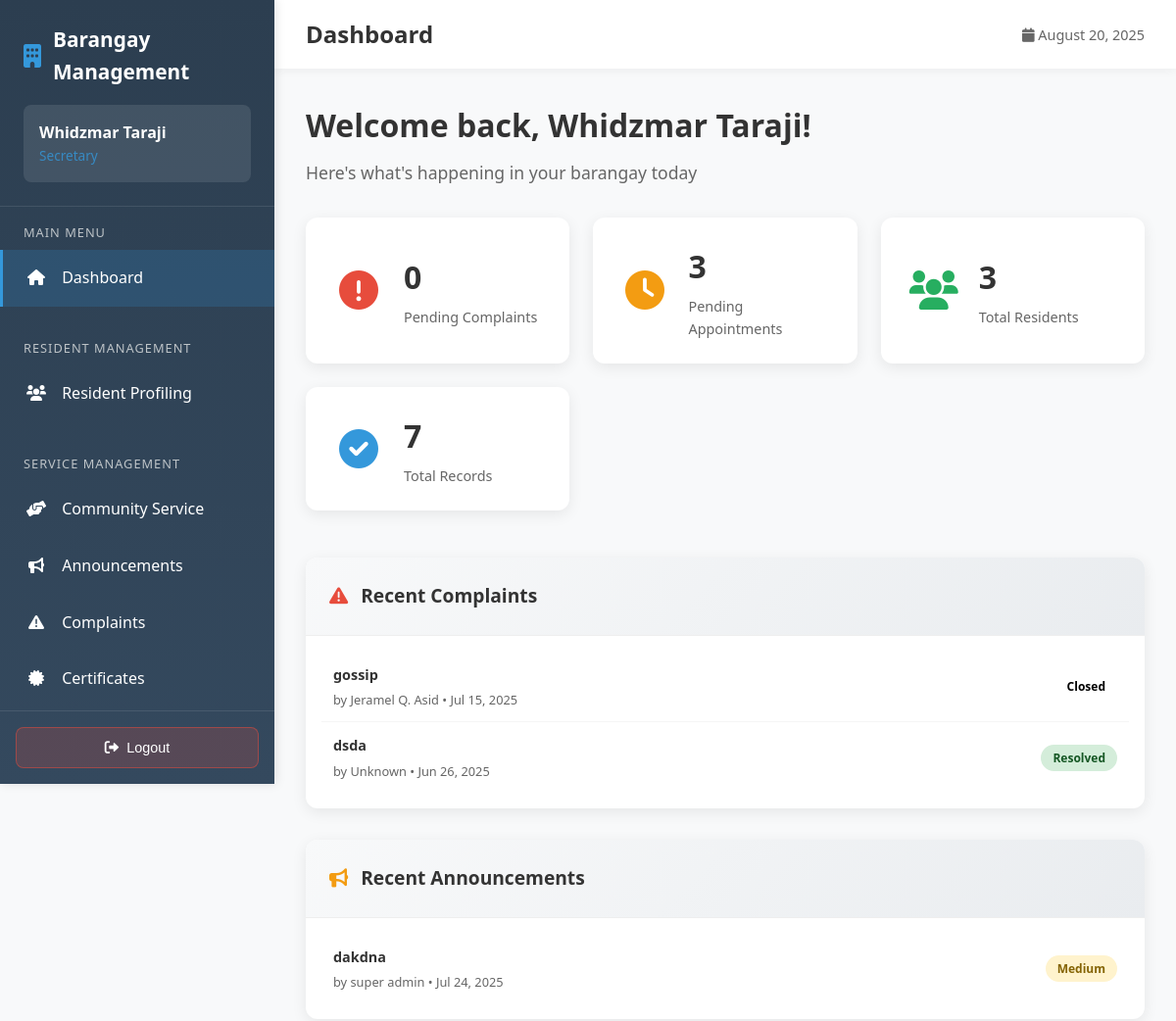
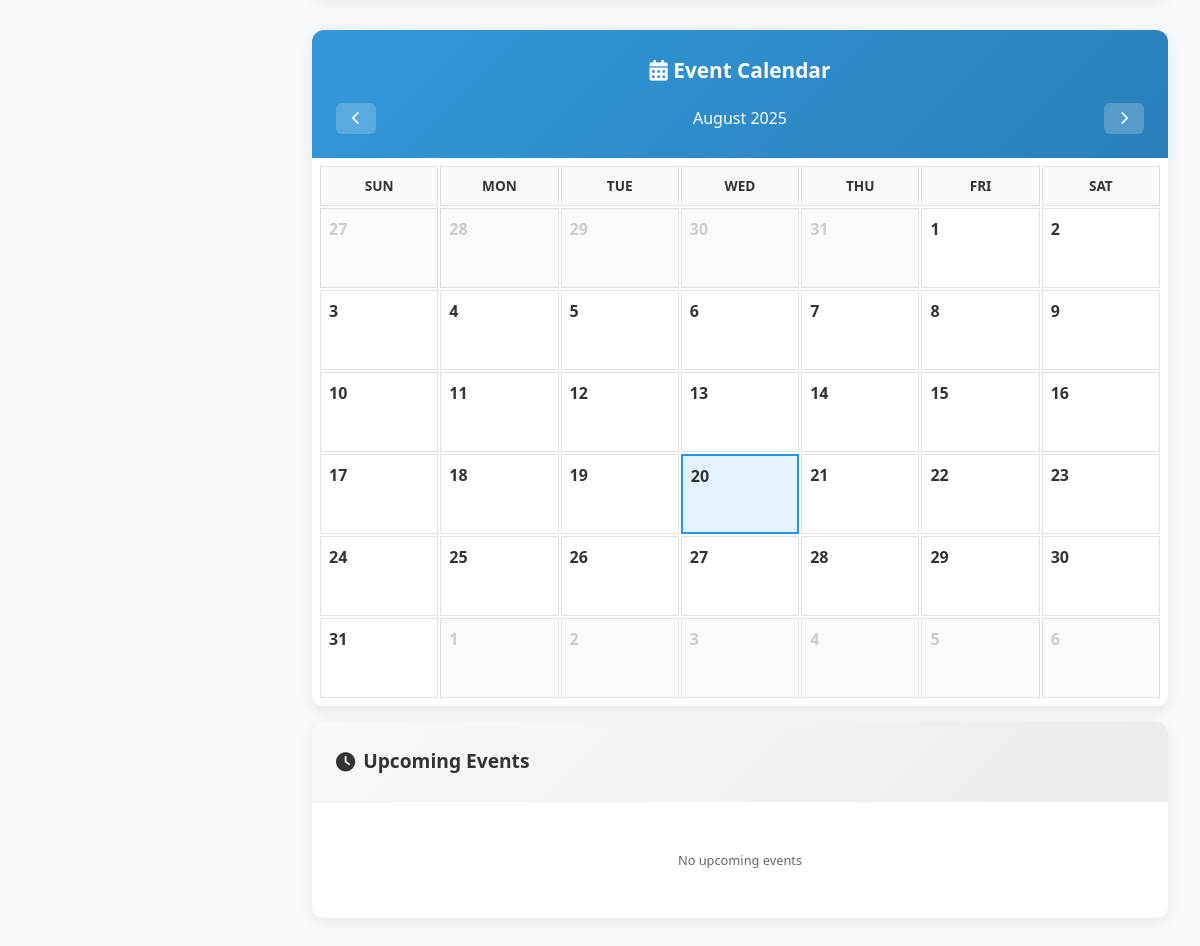
Page /employee/sec/dashboard.php (signed in) on the earlier database version (2 pictures, top to bottom).
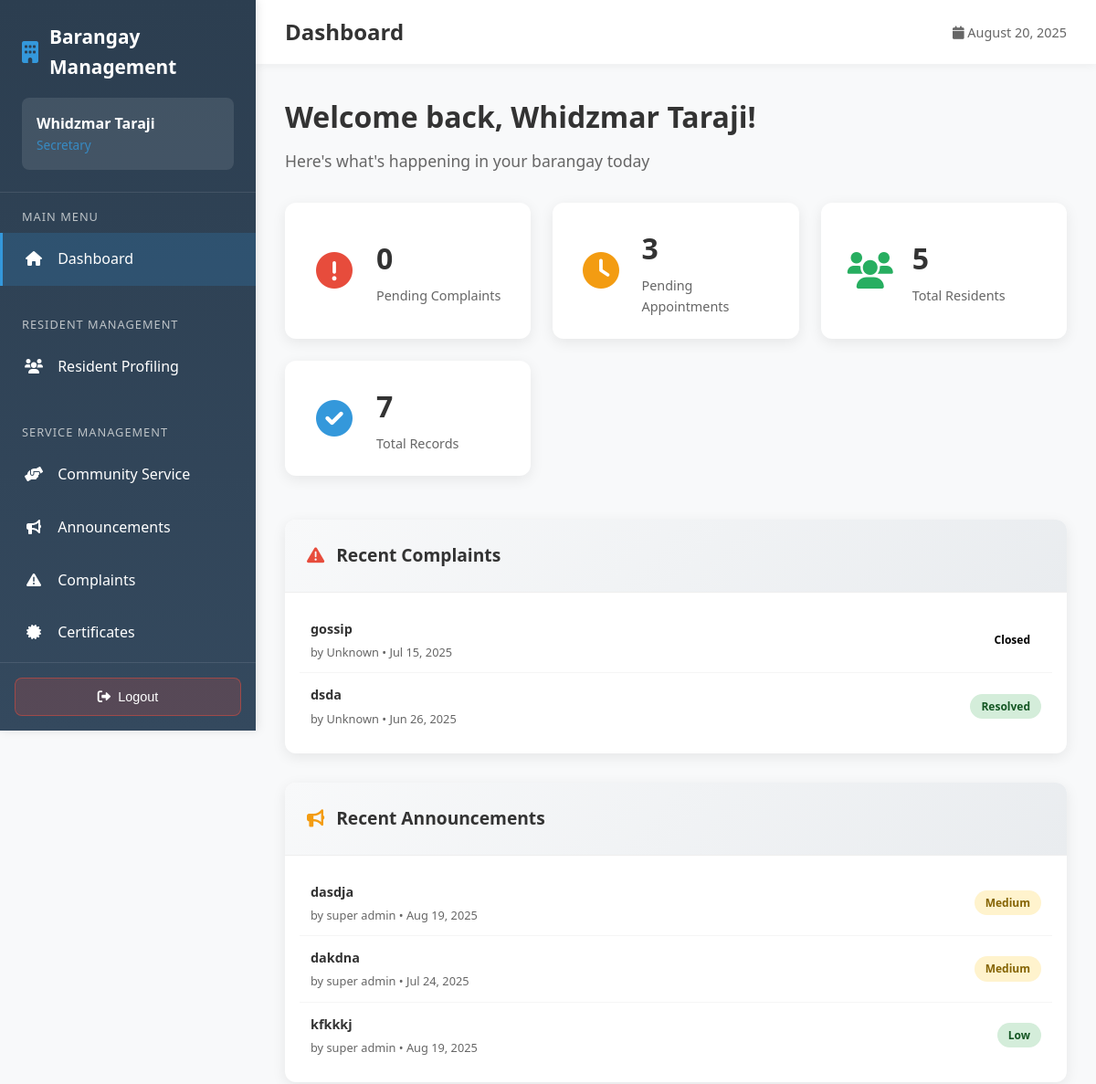
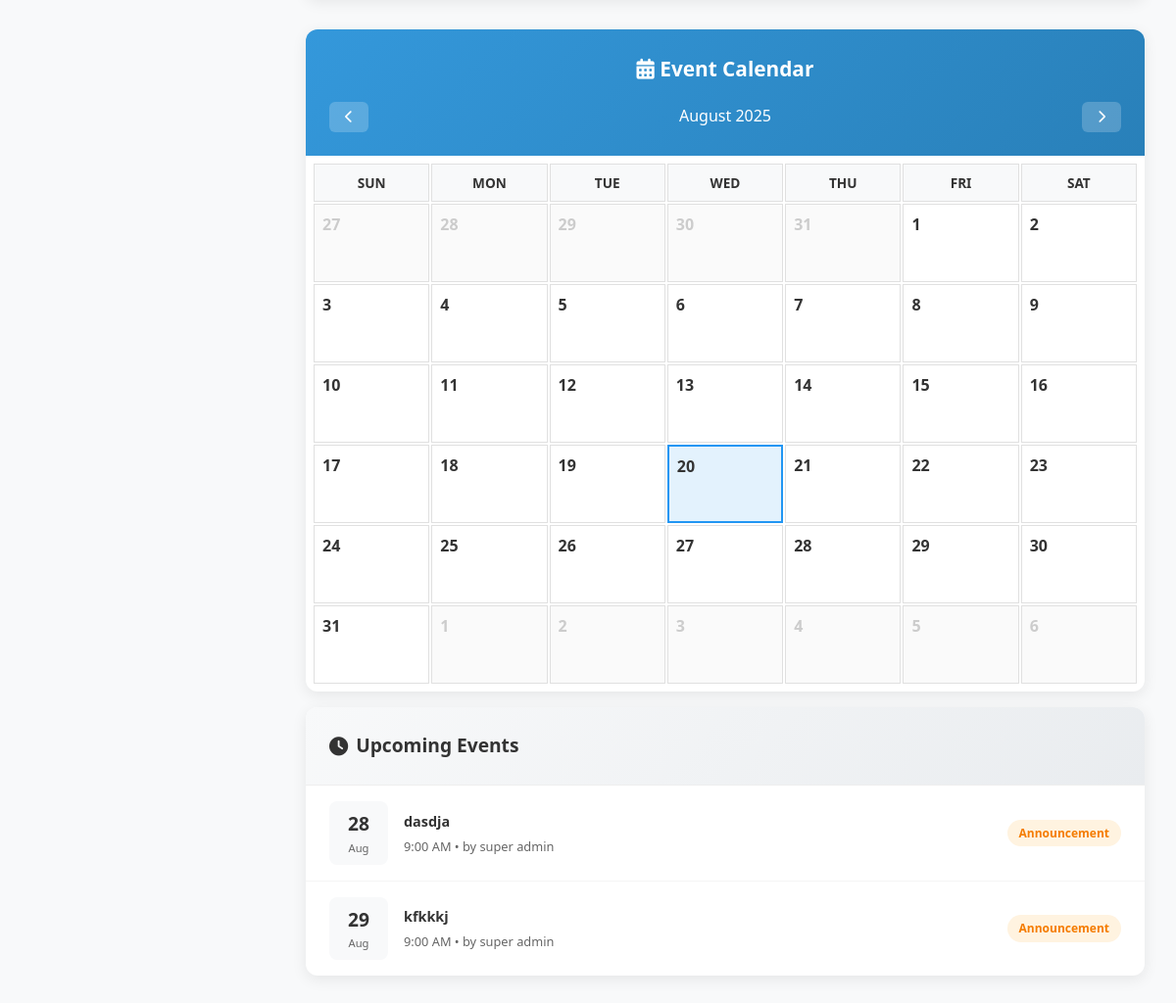
Same page on the later database version (2 pictures, top to bottom).
### tables this page shows
CREATE TABLE `complaints` (
  `id` int(11) NOT NULL,
  `nature_of_complaint` varchar(255) DEFAULT NULL,
  `description` text NOT NULL,
  `priority` enum('low','medium','high') NOT NULL DEFAULT 'medium',
  `status` enum('pending','in-progress','resolved','closed') NOT NULL DEFAULT 'pending',
  `resident_id` int(11) DEFAULT NULL,
  `complainant_name` varchar(255) DEFAULT NULL,
  `complainant_contact` varchar(20) DEFAULT NULL,
  `created_at` timestamp NOT NULL DEFAULT current_timestamp(),
  `updated_at` timestamp NOT NULL DEFAULT current_timestamp() ON UPDATE current_timestamp(),
  `defendant_resident_id` int(11) DEFAULT NULL,
  `defendant_name` varchar(255) DEFAULT NULL,
  `defendant_contact` varchar(20) DEFAULT NULL,
  `resolution` text DEFAULT NULL,
  `mediation_date` date DEFAULT NULL
);

CREATE TABLE `residents` (
  `id` int(11) NOT NULL,
  `first_name` varchar(100) NOT NULL,
  `middle_initial` varchar(1) DEFAULT NULL,
  `last_name` varchar(100) NOT NULL,
  `full_name` varchar(255) DEFAULT NULL,
  `status` enum('active','inactive','pending') DEFAULT 'active',
  `age` int(11) NOT NULL,
  `contact_number` varchar(20) NOT NULL,
  `email` varchar(100) DEFAULT NULL,
  `created_at` timestamp NOT NULL DEFAULT current_timestamp(),
  `updated_at` timestamp NOT NULL DEFAULT current_timestamp() ON UPDATE current_timestamp(),
  `photo_path` varchar(255) DEFAULT NULL,
  `face_descriptor` text DEFAULT NULL,
  `face_embedding` text DEFAULT NULL,
  `face_photo` longtext DEFAULT NULL,
  `liveness_verified` tinyint(1) DEFAULT 0,
  `total_volunteer_hours` decimal(6,1) DEFAULT 0.0,
  `total_volunteer_events` int(11) DEFAULT 0,
  `last_volunteer_date` date DEFAULT NULL,
  `volunteer_status` enum('inactive','active','outstanding') DEFAULT 'inactive'
);

CREATE TABLE `announcements` (
  `id` int(11) NOT NULL,
  `title` varchar(255) NOT NULL,
  `content` text NOT NULL,
  `priority` enum('low','medium','high') NOT NULL DEFAULT 'low',
  `announcement_type` varchar(20) DEFAULT 'general',
  `status` enum('active','inactive','expired') NOT NULL DEFAULT 'active',
  `event_date` date DEFAULT NULL,
  `event_time` time DEFAULT NULL,
  `location` varchar(500) DEFAULT NULL,
  `expiry_date` date DEFAULT NULL,
  `needs_volunteers` tinyint(1) DEFAULT 0,
  `max_volunteers` int(11) DEFAULT NULL,
  `created_by` int(11) NOT NULL,
  `created_at` timestamp NOT NULL DEFAULT current_timestamp(),
  `updated_at` timestamp NOT NULL DEFAULT current_timestamp() ON UPDATE current_timestamp()
);

CREATE TABLE `users` (
  `id` int(11) NOT NULL,
  `full_name` varchar(255) NOT NULL,
  `email` varchar(255) NOT NULL,
  `password` varchar(255) NOT NULL,
  `role` enum('captain','secretary','super_admin') NOT NULL,
  `status` enum('active','inactive') DEFAULT 'active',
  `created_at` timestamp NOT NULL DEFAULT current_timestamp(),
  `last_login` timestamp NULL DEFAULT NULL,
  `updated_at` timestamp NOT NULL DEFAULT current_timestamp() ON UPDATE current_timestamp()
);

### employee/sec/dashboard.php (the view, shortened to what the changed rows need)
<?php
require_once '../../config.php';
$stats = [];
$complaint_query = "SELECT COUNT(*) as total FROM complaints";
$result = mysqli_query($connection, $complaint_query);
$stats['total_complaints'] = mysqli_fetch_assoc($result)['total'];
$pending_complaint_query = "SELECT COUNT(*) as pending FROM complaints WHERE status = 'pending'";
$result = mysqli_query($connection, $pending_complaint_query);
$stats['pending_complaints'] = mysqli_fetch_assoc($result)['pending'];
$appointment_query = "SELECT COUNT(*) as total FROM appointments";
$result = mysqli_query($connection, $appointment_query);
$stats['total_appointments'] = mysqli_fetch_assoc($result)['total'];
$pending_appointment_query = "SELECT COUNT(*) as pending FROM appointments WHERE status = 'pending'";
$result = mysqli_query($connection, $pending_appointment_query);
$stats['pending_appointments'] = mysqli_fetch_assoc($result)['pending'];
$residents_query = "SELECT COUNT(*) as total FROM residents";
$result = mysqli_query($connection, $residents_query);
$stats['total_residents'] = mysqli_fetch_assoc($result)['total'];
$recent_complaints_query = "SELECT c.*, r.full_name FROM complaints c
                          LEFT JOIN residents r ON c.resident_id = r.id
                          ORDER BY c.created_at DESC LIMIT 5";
$recent_complaints = mysqli_query($connection, $recent_complaints_query);
$recent_announcements_query = "SELECT a.*, u.full_name as created_by_name
                              FROM announcements a
                              LEFT JOIN users u ON a.created_by = u.id
                              WHERE a.status = 'active'
                              AND (a.expiry_date IS NULL OR a.expiry_date >= CURDATE())
                              ORDER BY a.priority DESC, a.created_at DESC
                              LIMIT 5";
$recent_announcements = mysqli_query($connection, $recent_announcements_query);
$calendar_events_query = "
    SELECT
    'announcement' as type,
    an.id,
    COALESCE(an.event_date, an.created_at) as event_date, /* Use created_at if event_date is null */
    an.event_time as time,
    an.title,
    an.status,
    u.full_name as resident_name,
    'announcement' as category
FROM announcements an
LEFT JOIN users u ON an.created_by = u.id
WHERE (an.event_date IS NOT NULL AND an.event_date >= CURDATE() AND an.event_date <= DATE_ADD(CURDATE(), INTERVAL 30 DAY))
   OR (an.event_date IS NULL AND DATE(an.created_at) >= CURDATE() AND DATE(an.created_at) <= DATE_ADD(CURDATE(), INTERVAL 30 DAY))
AND an.status = 'active'";
$calendar_events = mysqli_query($connection, $calendar_events_query);
?>
<!DOCTYPE html>
<html lang="en">
<head>
    <link href="https://cdnjs.cloudflare.com/ajax/libs/font-awesome/6.0.0/css/all.min.css" rel="stylesheet">
</head>
<body>
    <div class="main-content">
        <div class="top-bar">
            <h1 class="page-title">Dashboard</h1>
        </div>
        <div class="content-area">
            <div class="dashboard-header">
                <h1 class="dashboard-title">Welcome back, <?php echo $_SESSION['full_name']; ?>!</h1>
            </div>
            <div class="stats-grid">
                <div class="stat-card">
                    <div class="stat-content">
                        <h3><?php echo $stats['total_residents']; ?></h3>
                        <p>Total Residents</p>
                    </div>
                </div>
            </div>
            <div class="dashboard-layout">
                <div class="left-section">
                    <div class="recent-activities">
                        <div class="recent-card">
                            <div class="recent-list">
                                <?php if (mysqli_num_rows($recent_complaints) > 0): ?>
                                    <?php while ($complaint = mysqli_fetch_assoc($recent_complaints)): ?>
                                        <div class="recent-item">
                                            <div class="recent-info">
                                                <h4><?php echo htmlspecialchars($complaint['nature_of_complaint']); ?></h4>
                                                <p>by <?php echo htmlspecialchars($complaint['full_name'] ?? 'Unknown'); ?> • <?php echo date('M j, Y', strtotime($complaint['created_at'])); ?></p>
                                            </div>
                                            <span class="status-badge status-<?php echo $complaint['status']; ?>">
                                                <?php echo ucfirst($complaint['status']); ?>
                                            </span>
                                        </div>
                                    <?php endwhile; ?>
                                <?php endif; ?>
                            </div>
                        </div>
                        <div class="recent-card">
                            <div class="recent-list">
                                <?php if (mysqli_num_rows($recent_announcements) > 0): ?>
                                    <?php while ($announcement = mysqli_fetch_assoc($recent_announcements)): ?>
                                        <div class="recent-item">
                                            <div class="recent-info">
                                                <h4><?php echo htmlspecialchars($announcement['title']); ?></h4>
                                                <p>by <?php echo htmlspecialchars($announcement['created_by_name'] ?? 'Unknown'); ?> • <?php echo date('M j, Y', strtotime($announcement['created_at'])); ?></p>
                                            </div>
                                            <span class="priority-badge priority-<?php echo $announcement['priority']; ?>">
                                                <?php echo ucfirst($announcement['priority']); ?>
                                            </span>
                                        </div>
                                    <?php endwhile; ?>
                                <?php endif; ?>
                            </div>
                        </div>
                    </div>
                </div>
                <div class="right-section">
                    <div class="upcoming-events">
                        <div class="upcoming-list">
                            <?php
                            mysqli_data_seek($calendar_events, 0);
                            if (mysqli_num_rows($calendar_events) > 0):
                                while ($event = mysqli_fetch_assoc($calendar_events)):
                            ?>
                                <div class="upcoming-item">
                                    <div class="upcoming-date">
                                        <div class="upcoming-date-day"><?php echo date('j', strtotime($event['event_date'])); ?></div>
                                        <div class="upcoming-date-month"><?php echo date('M', strtotime($event['event_date'])); ?></div>
                                    </div>
                                    <div class="upcoming-info">
                                        <h4><?php echo htmlspecialchars($event['title']); ?></h4>
                                        <p>
                                            <?php if ($event['time']): ?>
                                                <?php echo date('g:i A', strtotime($event['time'])); ?> •
                                            <?php endif; ?>
                                            <?php if ($event['type'] == 'appointment'): ?>
                                                with <?php echo htmlspecialchars($event['resident_name'] ?? 'Unknown'); ?>
                                            <?php else: ?>
                                                by <?php echo htmlspecialchars($event['resident_name'] ?? 'Unknown'); ?>
                                            <?php endif; ?>
                                        </p>
                                    </div>
                                    <span class="upcoming-type <?php echo $event['type']; ?>">
                                        <?php echo ucfirst($event['type']); ?>
                                    </span>
                                </div>
                            <?php
                                endwhile;
                            else:
                            ?>
                                <div class="upcoming-item">
                                    <div class="upcoming-info">
                                        <p style="text-align: center; color: #666; padding: 2rem;">No upcoming events</p>
                                    </div>
                                </div>
                            <?php endif; ?>
                        </div>
                    </div>
                </div>
            </div>
        </div>
    </div>
</body>
</html>

Differences in the rows shown:
changed complaints "gossip": resident.full_name "Jeramel Q. Asid" → "Unknown"
added announcements: title "dasdja", users.full_name "super admin", created_at "Aug 19, 2025", priority "Medium", event_date "28", event_date "Aug", event_time "9:00 AM", type "Announcement"
added announcements: title "kfkkkj", users.full_name "super admin", created_at "Aug 19, 2025", priority "Low", event_date "29", event_date "Aug", event_time "9:00 AM", type "Announcement"
Other differences:
$stats['total_residents']: "3" → "5"
text no longer shown: "No upcoming events"
